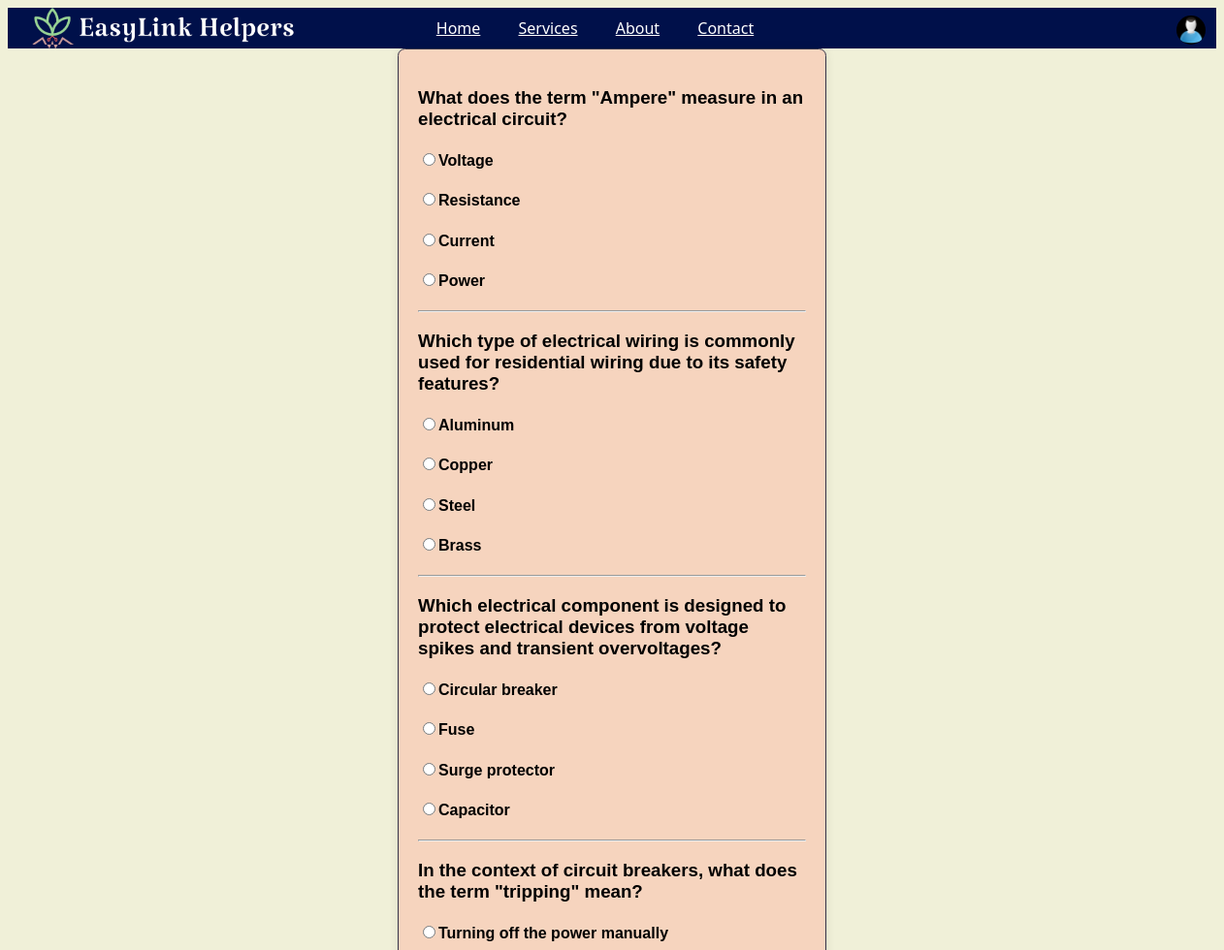
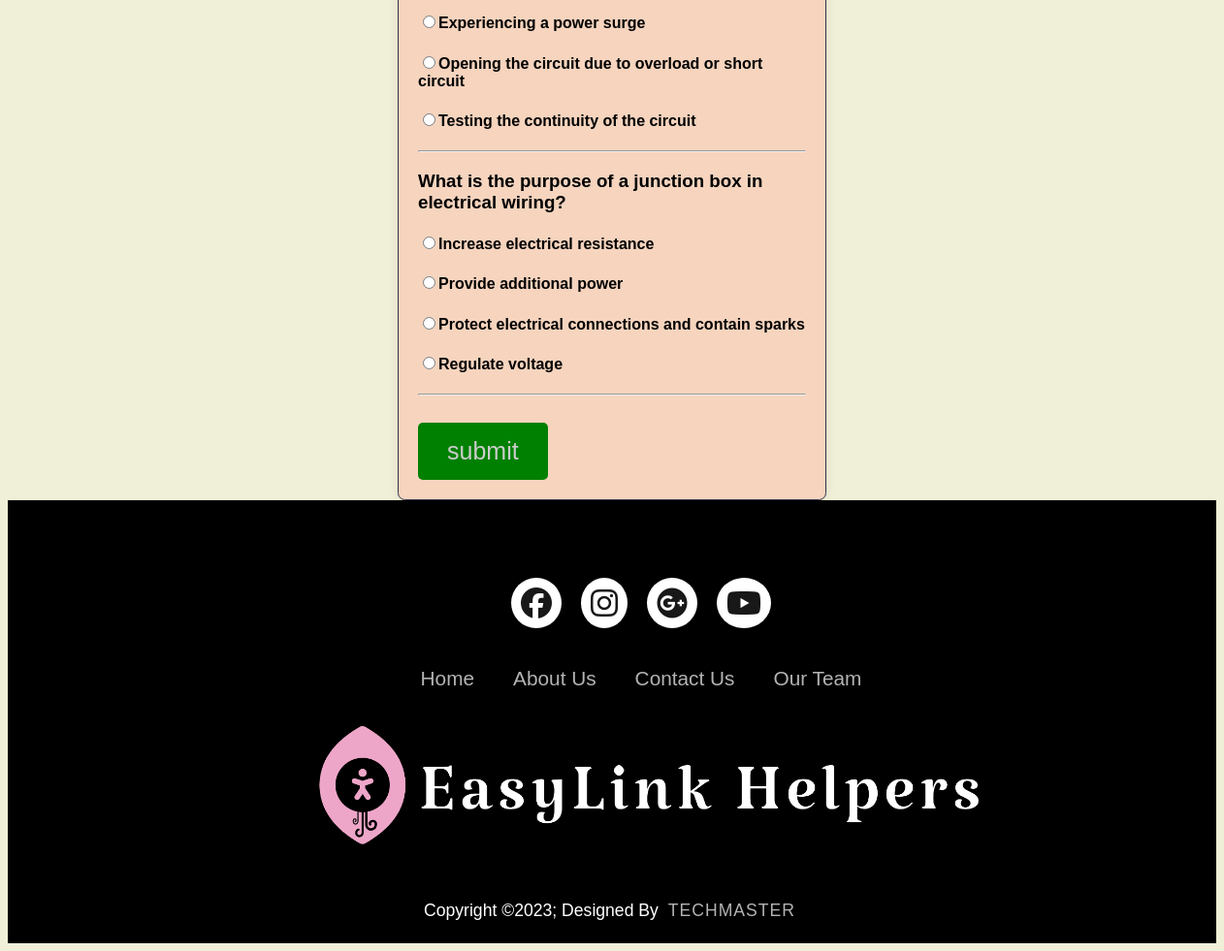
Page /quiz/ (signed in) on the committed database (2 pictures, top to bottom).
### web/models.py (models this page shows, shortened)
class questions(models.Model):
    text = models.CharField(max_length=200)
    quiz = models.ForeignKey(quiz,on_delete=models.CASCADE)

class Answer(models.Model):
    text = models.CharField(max_length=200)
    correct  = models.BooleanField(default=False)
    questions = models.ForeignKey(questions,on_delete=models.CASCADE)
    def __str__(self):
        return self.text

### web/views.py (the view, shortened to what this page needs)
# urls.py: path('quiz/',views.quizFun,name='quiz'),
def quizFun(request):
    user1 = LabourUser.objects.get(username = request.user.username)
    quiz1 = quiz.objects.get(service = user1.profession)
    questions2 = []
    questions1 = questions.objects.filter(quiz = quiz1)
    for question1 in questions1:
        ans2 = []
        ans = Answer.objects.filter(questions = question1)
        for answ in ans:
            ans2.append(answ.text)
        ans1 = Answer.objects.get(questions = question1,correct = True)
        questions2.append({question1.text : {ans1 : ans2}})
    dict['Qdata'] = questions2
    dict['Quize'] = True
    return render(request ,'Quiz.html' , dict);

### templates/Quiz.html (shortened to what this page needs)
{% extends "base.html" %}
{%block body%}
    <form class = "color" method="POST" id="quesForm">
    {%for question in Qdata%}
    {%for ques,ans in question.items%}
    <h3>{{ques}}</h3>
    {%for correctAnswer,ans1 in ans.items%}
    {%for answer in ans1%}
    <h4><input type="radio" name="{{ques}}" value="{{answer}}">{{answer}}</h4>
    {%endfor%}
    {%endfor%}
    <hr>
    {%endfor%}
    {%endfor%}
    <button id="submit-btn" type="submit" style="margin-top:20px; background-color:green" onclick="result()">submit</button>
    </form>
{%endblock body%}

### rows in the picture
questions: question "What does the term \"Ampere\" measure in an electrical circuit?"
Answer: ans1 "Current"
Answer: ans1 "Voltage"
Answer: ans1 "Resistance"
Answer: ans1 "Power"
questions: question "Which type of electrical wiring is commonly used for residential wiring due to its safety features?"
Answer: ans1 "Copper"
Answer: ans1 "Aluminum"
Answer: ans1 "Steel"
Answer: ans1 "Brass"
questions: question "Which electrical component is designed to protect electrical devices from voltage spikes and transient overvoltages?"
Answer: ans1 "Surge protector"
Answer: ans1 "Circular breaker"
Answer: ans1 "Fuse"
Answer: ans1 "Capacitor"
questions: question "In the context of circuit breakers, what does the term \"tripping\" mean?"
Answer: ans1 "Opening the circuit due to overload or short circuit"
Answer: ans1 "Turning off the power manually"
Answer: ans1 "Experiencing a power surge"
Answer: ans1 "Testing the continuity of the circuit"
questions: question "What is the purpose of a junction box in electrical wiring?"
Answer: ans1 "Protect electrical connections and contain sparks"
Answer: ans1 "Increase electrical resistance"
Answer: ans1 "Provide additional power"
Answer: ans1 "Regulate voltage"
